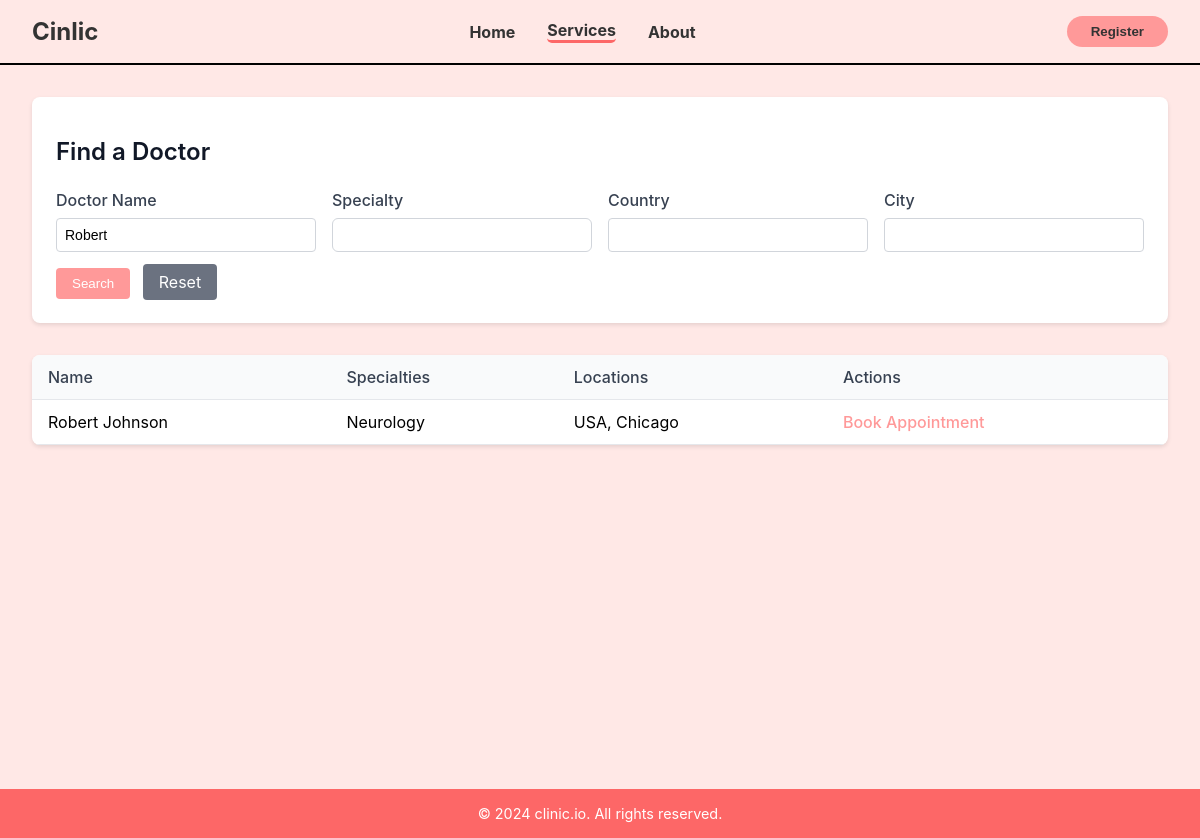
The page /search.php?name=Robert on the database its author committed.
### tables this page shows
CREATE TABLE IF NOT EXISTS patient ( 
    ID INT NOT NULL PRIMARY KEY AUTO_INCREMENT, 
    First_Name VARCHAR(50) NOT NULL,
    Last_Name VARCHAR(50) NOT NULL, 
    Email VARCHAR(100) NOT NULL UNIQUE, 
    pwd VARCHAR(255) NOT NULL, 
    phoneNum VARCHAR(15) NOT NULL, 
    DOB DATE NOT NULL, 
    gender VARCHAR(10) NOT NULL, 
    BloodType VARCHAR(3) NOT NULL,
    Created_AT TIMESTAMP DEFAULT CURRENT_TIMESTAMP,
    Updated_AT TIMESTAMP DEFAULT CURRENT_TIMESTAMP ON UPDATE CURRENT_TIMESTAMP, 
    Session_ID VARCHAR(128) DEFAULT NULL,
    CONSTRAINT chk_gender CHECK (gender IN ('Male', 'Female')),
    CONSTRAINT chk_bloodtype CHECK (BloodType IN ('A+', 'A-', 'B+', 'B-', 'AB+', 'AB-', 'O+', 'O-'))
);

### includes/search_model.inc.php (called while the page is built, shortened)
<?php
function findDoctors($pdo, array $params, array $where_conditions)
{
    $query = "
    SELECT DISTINCT
        p.ID,
        p.First_Name,
        p.Last_Name,
        GROUP_CONCAT(DISTINCT s.Specialty_Name) as Specialties,
        GROUP_CONCAT(DISTINCT CONCAT(l.Country, ', ', l.City)) as Locations
    FROM patient p
    INNER JOIN doctor d ON p.ID = d.ID
    LEFT JOIN specialty s ON d.ID = s.DoctorID
    LEFT JOIN appointment a ON d.ID = a.DoctorID
    LEFT JOIN location l ON a.LocationID = l.ID
";
    if (!empty($where_conditions)) {
        $query .= " WHERE " . implode(" AND ", $where_conditions);
    }
    $query .= " GROUP BY p.ID, p.First_Name, p.Last_Name";
    try {
        $stmt = $pdo->prepare($query);
        $stmt->execute($params);
        return  $stmt->fetchAll();
    } catch (PDOException $e) {
        error_log("Query failed: " . $e->getMessage());
        return [];
    }
}

### search.php (the view, shortened to what this page needs)
<?php
try {
    $db = Database::getInstance();
    $pdo = $db->getConnection();
    $pdo->setAttribute(PDO::ATTR_ERRMODE, PDO::ERRMODE_EXCEPTION);
} catch (PDOException $e) {
    die("Connection failed: " . $e->getMessage());
}
$where_conditions = [];
$params = [];
if (!empty($_GET['name'])) {
    $name = $_GET['name'];
    $where_conditions[] = "(p.First_Name LIKE :name OR p.Last_Name LIKE :name2)";
    $params[':name'] = "%$name%";
    $params[':name2'] = "%$name%";
}
require_once 'includes/search_model.inc.php';
$results = findDoctors($pdo, $params, $where_conditions);
function h($str)
{
    return htmlspecialchars($str, ENT_QUOTES, 'UTF-8');
}
?>
<!DOCTYPE html>
<html lang="en">
<head>
    <link rel="stylesheet" href="css/layout.css">
    <link rel="stylesheet" href="css/search.css">
</head>
<body>
    <nav>
        <div class="logo">Cinlic</div>
        <div class="nav-links">
            <a href="index.php">Home</a>
            <a href="#" class="active">Services</a>
            <a href="about.php">About</a>
        </div>
        <?php if (!isset($_SESSION['login_user_id'])) : ?>
            <a href="signin_up.php"><button class="register-btn">Register</button></a>
        <?php endif; ?>
    </nav>
    <main>
        <div class="search-container">
            <h1 style="margin-bottom: 1.5rem; color: #111827; font-size: 1.5rem; font-weight: 600;">Find a Doctor</h1>
            <form method="GET">
                <div class="search-grid">
                    <div class="search-field">
                        <label>Doctor Name</label>
                        <input type="text" name="name" value="<?= h($_GET['name'] ?? '') ?>">
                    </div>
                    <div class="search-field">
                        <label>Specialty</label>
                        <div class="custom-select">
                            <input type="text" name="specialty" id="specialty-input"
                                value="<?= h($_GET['specialty'] ?? '') ?>"
                                autocomplete="off">
                        </div>
                    </div>
                    <div class="search-field">
                        <label>Country</label>
                        <input type="text" name="country" value="<?= h($_GET['country'] ?? '') ?>">
                    </div>
                    <div class="search-field">
                        <label>City</label>
                        <input type="text" name="city" value="<?= h($_GET['city'] ?? '') ?>">
                    </div>
                </div>
                <div class="button-group">
                    <button type="submit" class="search-btn">Search</button>
                    <a href="<?= h($_SERVER['PHP_SELF']) ?>" class="reset-btn" style="text-decoration: none; ">Reset</a>
                </div>
            </form>
        </div>
        <table class="results-table">
            <thead>
                <tr>
                    <th>Name</th>
                    <th>Specialties</th>
                    <th>Locations</th>
                    <th>Actions</th>
                </tr>
            </thead>
            <tbody>
                <?php if (!empty($results)): ?>
                    <?php foreach ($results as $row): ?>
                        <tr>
                            <td><?= h($row['First_Name'] . ' ' . $row['Last_Name']) ?></td>
                            <td><?= h($row['Specialties'] ?? 'Not specified') ?></td>
                            <td><?= h($row['Locations'] ?? 'Not specified') ?></td>
                            <td>
                                <a href="appointment.php?doctor_id=<?= h($row['ID']) ?>" class="book-btn">
                                    Book Appointment
                                </a>
                            </td>
                        </tr>
                    <?php endforeach; ?>
                <?php endif; ?>
            </tbody>
        </table>
    </main>
    <footer>
        &copy; 2024 clinic.io. All rights reserved.
    </footer>
</body>
</html>

### css/layout.css (style rules this page uses)
body { margin: 0; font-family: -apple-system, BlinkMacSystemFont, "Segoe UI", Roboto, sans-serif; background-color: #ffe8e6; }
nav { display: flex; justify-content: space-between; padding: 1rem 2rem; align-items: center; background-color: #ffe8e6; border-bottom: 2px solid rgba(0, 0, 0, 1); font-weight: 700; }
.logo { font-size: 1.5rem; font-weight: bold; color: #333; }
.nav-links { display: flex; align-items: center; gap: 2rem; justify-content: center; flex-grow: 1; }
.nav-links a { text-decoration: none; color: #333; transition: 0.3s ease; }
.register-btn { background-color: #ff9999; padding: 0.5rem 1.5rem; border-radius: 20px; font-weight: 700; border: none; color: #333; cursor: pointer; }
.active { border-bottom: #fd6767 solid; border-radius: 5px; }
footer { background-color: #fd6767; color: #fff; padding: 1rem 2rem; text-align: center; font-size: 0.9rem; }

### css/search.css (style rules this page uses)
main { padding: 2rem; max-width: 1200px; margin: 0 auto; min-height: calc(100vh - 140px); }
.search-container { background-color: white; padding: 1.5rem; border-radius: 8px; box-shadow: 0 2px 4px rgba(0, 0, 0, 0.1); margin-bottom: 2rem; }
.search-grid { display: grid; grid-template-columns: repeat(auto-fit, minmax(240px, 1fr)); gap: 1rem; margin-bottom: 1rem; }
.search-field { display: flex; flex-direction: column; }
.search-field label { margin-bottom: 0.5rem; font-weight: 500; color: #374151; }
.search-field input { padding: 0.5rem; border: 1px solid #d1d5db; border-radius: 4px; font-size: 0.875rem; }
.button-group { margin-top: 1rem; }
.search-btn { box-sizing: border-box; background-color: #ff9999; color: white; padding: 0.5rem 1rem; border: none; border-radius: 4px; cursor: pointer; font-weight: 500; }
.reset-btn { box-sizing: border-box; background-color: #6b7280; color: white; padding: 0.5rem 1rem; border: none; border-radius: 4px; margin-left: 0.5rem; cursor: pointer; }
.results-table { width: 100%; border-collapse: separate; border-spacing: 0; background-color: white; border-radius: 8px; overflow: hidden; box-shadow: 0 2px 4px rgba(0, 0, 0, 0.1); }
.results-table th { background-color: #f9fafb; padding: 0.75rem 1rem; text-align: left; font-weight: 500; color: #374151; border-bottom: 1px solid #e5e7eb; }
.results-table td { padding: 0.75rem 1rem; border-bottom: 1px solid #e5e7eb; }
.book-btn { color: #ff9999; text-decoration: none; font-weight: 500; }
.custom-select { position: relative; width: 100%; }
.custom-select input { width: 100%; padding: 0.5rem; border: 1px solid #d1d5db; border-radius: 0.375rem; }
.custom-select input { box-sizing: border-box; width: 100%; padding: 0.5rem; border: 1px solid #d1d5db; border-radius: 0.375rem; }

### rows shown on the page
patient: First_Name+Last_Name "Robert Johnson", Specialties "Neurology", Locations "USA, Chicago"
